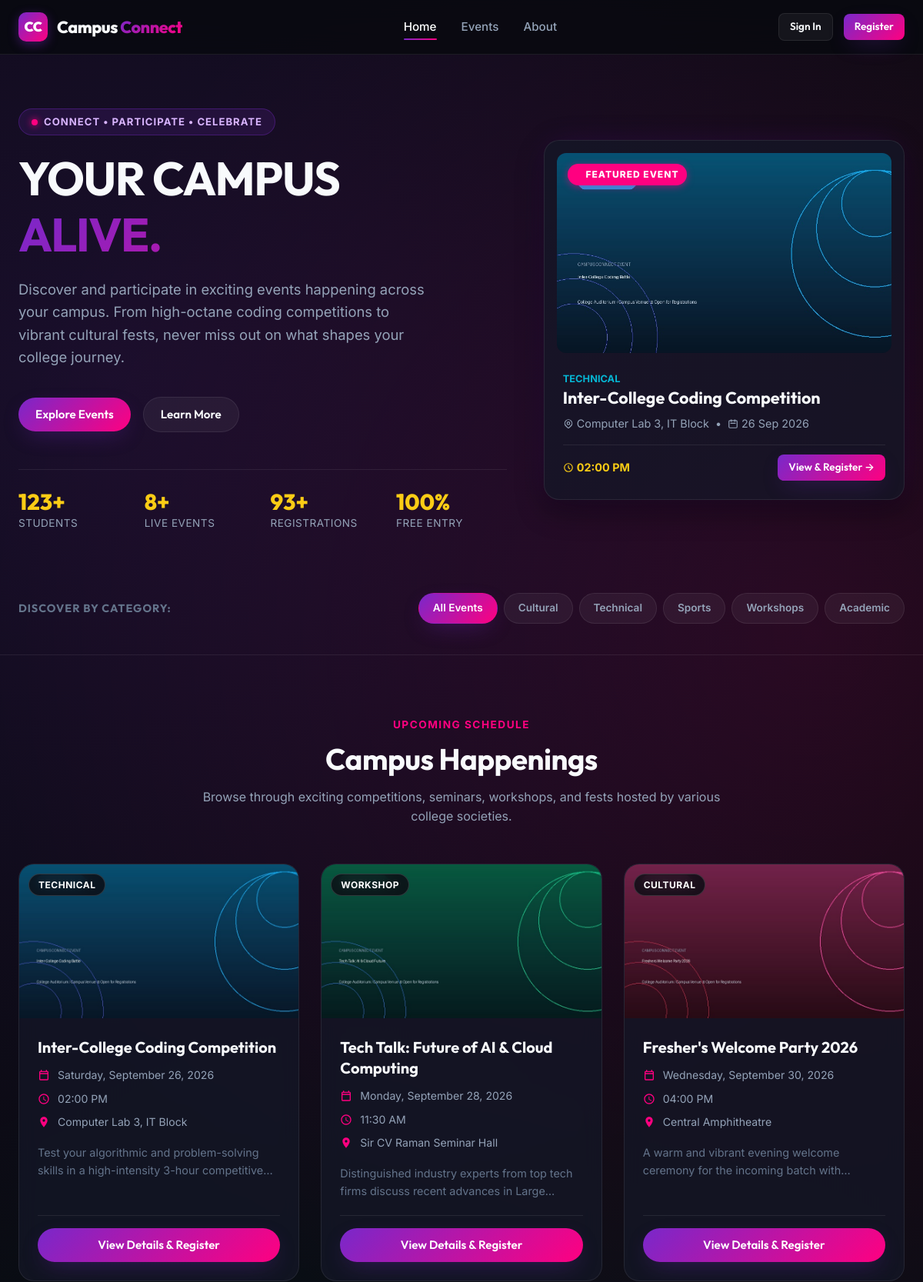
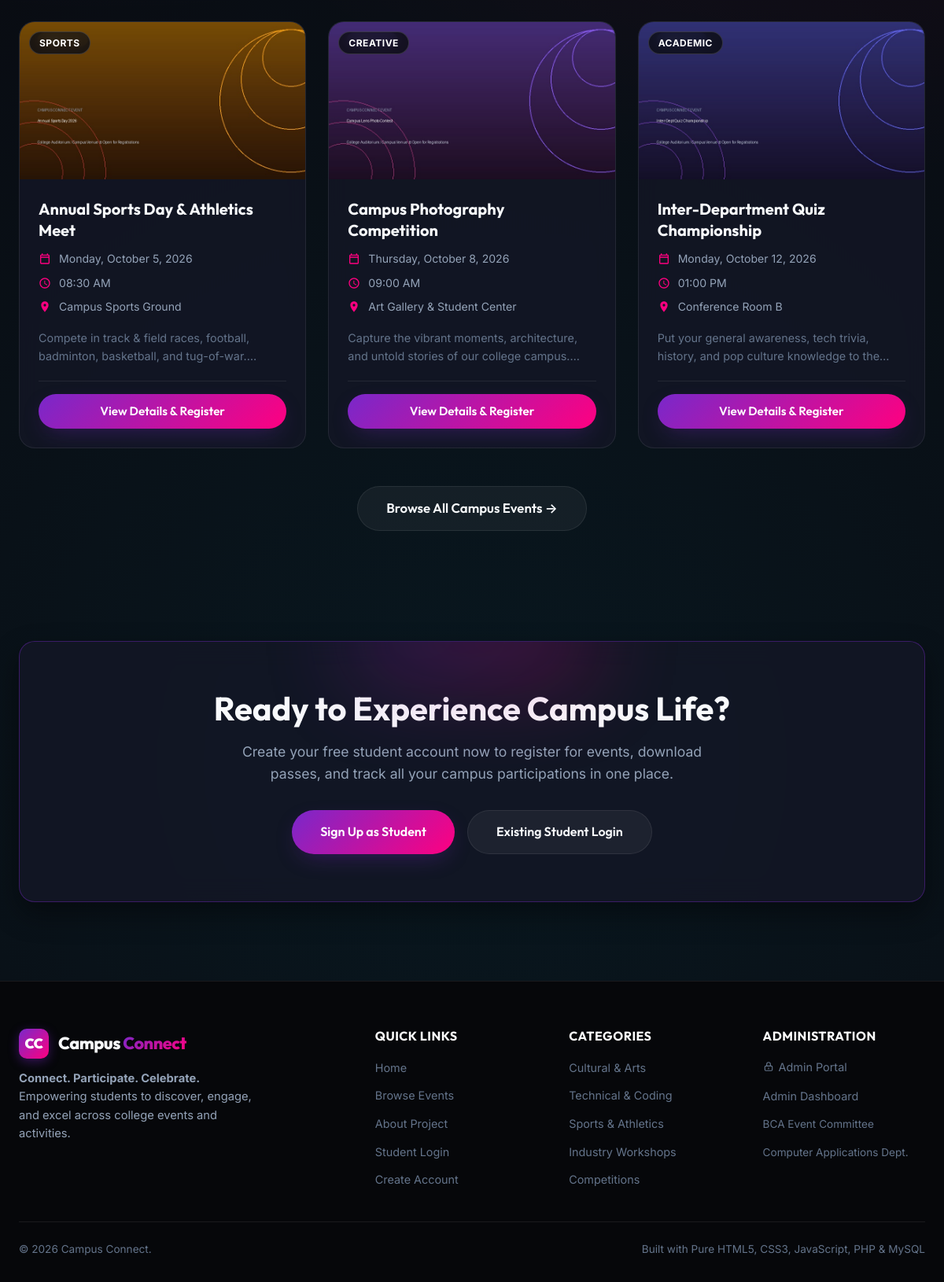
The page / on the database its author committed (2 pictures, top to bottom).
### tables this page shows
CREATE TABLE `events` (
    `id` INT AUTO_INCREMENT PRIMARY KEY,
    `title` VARCHAR(200) NOT NULL,
    `description` TEXT,
    `event_date` DATE NOT NULL,
    `event_time` TIME NOT NULL,
    `location` VARCHAR(200),
    `category` VARCHAR(100),
    `image` VARCHAR(255),
    `created_at` TIMESTAMP DEFAULT CURRENT_TIMESTAMP
);

### includes/auth.php (called while the page is built, shortened)
<?php
function is_student_logged_in() {
    return isset($_SESSION['user_id']) && !empty($_SESSION['user_id']);
}
?>

### index.php (the view, shortened to what this page needs)
<?php
require_once "config/database.php";
require_once "includes/header.php";
$students_count = 0;
$events_count = 0;
$registrations_count = 0;
$stat_query = $conn->query("SELECT COUNT(*) AS total FROM users");
if ($stat_query) { $students_count = $stat_query->fetch_assoc()['total']; }
$stat_query = $conn->query("SELECT COUNT(*) AS total FROM events");
if ($stat_query) { $events_count = $stat_query->fetch_assoc()['total']; }
$stat_query = $conn->query("SELECT COUNT(*) AS total FROM registrations");
if ($stat_query) { $registrations_count = $stat_query->fetch_assoc()['total']; }
$featured_event = null;
$feat_result = $conn->query("SELECT * FROM events ORDER BY event_date ASC LIMIT 1");
if ($feat_result && $feat_result->num_rows > 0) {
    $featured_event = $feat_result->fetch_assoc();
}
$upcoming_events = [];
$events_result = $conn->query("SELECT * FROM events ORDER BY event_date ASC LIMIT 6");
if ($events_result) {
    while ($row = $events_result->fetch_assoc()) {
        $upcoming_events[] = $row;
    }
}
?>
<section class="hero">
    <div class="container">
        <div class="hero-grid">
            <div class="hero-content">
                <div class="pill-badge">
                    <span class="pill-dot"></span>
                    Connect • Participate • Celebrate
                </div>
                <h1 class="hero-title">
                    YOUR CAMPUS
                    <span class="highlight">ALIVE.</span>
                </h1>
                <p class="hero-desc">
                    Discover and participate in exciting events happening across your campus.
                    From high-octane coding competitions to vibrant cultural fests, never miss out on what shapes your college journey.
                </p>
                <div class="hero-buttons">
                    <?php if ($is_student): ?>
                        <a href="student/dashboard.php" class="btn btn-primary">
                            My Dashboard
                        </a>
                        <a href="events.php" class="btn btn-outline">
                            Explore Events
                        </a>
                    <?php else: ?>
                        <a href="events.php" class="btn btn-primary">
                            Explore Events
                        </a>
                        <a href="about.php" class="btn btn-outline">
                            Learn More
                        </a>
                    <?php endif; ?>
                </div>
                <div class="stats-ticker">
                    <div class="stat-item">
                        <h4><?php echo number_format($students_count + 120); ?>+</h4>
                        <p>Students</p>
                    </div>
                    <div class="stat-item">
                        <h4><?php echo number_format($events_count); ?>+</h4>
                        <p>Live Events</p>
                    </div>
                    <div class="stat-item">
                        <h4><?php echo number_format($registrations_count + 85); ?>+</h4>
                        <p>Registrations</p>
                    </div>
                    <div class="stat-item">
                        <h4>100%</h4>
                        <p>Free Entry</p>
                    </div>
                </div>
            </div>
            <?php if ($featured_event): ?>
            <div class="hero-card">
                <div class="hero-card-img-wrapper">
                    <span class="live-badge"><span class="pill-dot" style="display:inline-block; width:6px; height:6px; margin-right:4px;"></span> FEATURED EVENT</span>
                    <img src="assets/images/<?php echo htmlspecialchars($featured_event['image'] ?: 'fest.jpg'); ?>"
                         alt="<?php echo htmlspecialchars($featured_event['title']); ?>">
                </div>
                <div class="hero-card-body">
                    <span style="color: var(--accent-cyan); font-size: 0.8rem; font-weight: 700; text-transform: uppercase;">
                        <?php echo htmlspecialchars($featured_event['category']); ?>
                    </span>
                    <h3><?php echo htmlspecialchars($featured_event['title']); ?></h3>
                    <p style="display: flex; align-items: center; gap: 8px; flex-wrap: wrap; margin-top: 6px;">
                        <span style="display: inline-flex; align-items: center; gap: 4px;">
                            <?php echo htmlspecialchars($featured_event['location']); ?>
                        </span>
                        <span>•</span>
                        <span style="display: inline-flex; align-items: center; gap: 4px;">
                            <svg width="14" height="14" fill="none" stroke="currentColor" viewBox="0 0 24 24"><path stroke-linecap="round" stroke-linejoin="round" stroke-width="2" d="M8 7V3m8 4V3m-9 8h10M5 21h14a2 2 0 002-2V7a2 2 0 00-2-2H5a2 2 0 00-2 2v12a2 2 0 002 2z"/></svg>
                            <?php echo date("d M Y", strtotime($featured_event['event_date'])); ?>
                        </span>
                    </p>
                    <div class="hero-card-footer">
                        <span style="color: var(--accent-yellow); font-weight: 700; font-size: 0.9rem; display: inline-flex; align-items: center; gap: 4px;">
                            <svg width="14" height="14" fill="none" stroke="currentColor" viewBox="0 0 24 24"><path stroke-linecap="round" stroke-linejoin="round" stroke-width="2" d="M12 8v4l3 3m6-3a9 9 0 11-18 0 9 9 0 0118 0z"/></svg>
                            <?php echo date("h:i A", strtotime($featured_event['event_time'])); ?>
                        </span>
                        <a href="event_details.php?id=<?php echo $featured_event['id']; ?>" class="btn btn-primary btn-sm">
                            View & Register →
                        </a>
                    </div>
                </div>
            </div>
            <?php endif; ?>
        </div>
    </div>
</section>
<section style="padding: 20px 0 40px; border-bottom: 1px solid var(--border-color);">
    <div class="container">
        <div style="display: flex; align-items: center; justify-content: space-between; flex-wrap: wrap; gap: 14px;">
            <span style="font-family: var(--font-heading); font-size: 0.9rem; font-weight: 700; letter-spacing: 1px; color: var(--text-dim); text-transform: uppercase;">
                DISCOVER BY CATEGORY:
            </span>
            <div class="category-pills">
                <a href="events.php" class="cat-btn active">All Events</a>
                <a href="events.php" class="cat-btn">Cultural</a>
                <a href="events.php" class="cat-btn">Technical</a>
                <a href="events.php" class="cat-btn">Sports</a>
                <a href="events.php" class="cat-btn">Workshops</a>
                <a href="events.php" class="cat-btn">Academic</a>
            </div>
        </div>
    </div>
</section>
<section class="section">
    <div class="container">
        <div class="section-header">
            <span class="section-subtitle">Upcoming Schedule</span>
            <h2 class="section-title">Campus Happenings</h2>
            <p class="section-desc">
                Browse through exciting competitions, seminars, workshops, and fests hosted by various college societies.
            </p>
        </div>
        <div class="events-grid">
            <?php if (!empty($upcoming_events)): ?>
                <?php foreach ($upcoming_events as $event): ?>
                    <div class="event-card">
                        <div class="event-img-wrap">
                            <span class="event-cat-tag">
                                <?php echo htmlspecialchars($event['category']); ?>
                            </span>
                            <img src="assets/images/<?php echo htmlspecialchars($event['image'] ?: 'fest.jpg'); ?>"
                                 alt="<?php echo htmlspecialchars($event['title']); ?>">
                        </div>
                        <div class="event-card-content">
                            <h3 class="event-title"><?php echo htmlspecialchars($event['title']); ?></h3>
                            <div class="event-meta">
                                <div class="meta-row">
                                    <svg width="16" height="16" fill="currentColor" viewBox="0 0 24 24"><path d="M19 4h-1V2h-2v2H8V2H6v2H5c-1.11 0-1.99.9-1.99 2L3 20a2 2 0 0 0 2 2h14c1.1 0 2-.9 2-2V6c0-1.1-.9-2-2-2zm0 16H5V10h14v10zM5 8V6h14v2H5z"/></svg>
                                    <span><?php echo date("l, F j, Y", strtotime($event['event_date'])); ?></span>
                                </div>
                                <div class="meta-row">
                                    <svg width="16" height="16" fill="currentColor" viewBox="0 0 24 24"><path d="M12 2C6.5 2 2 6.5 2 12s4.5 10 10 10 10-4.5 10-10S17.5 2 12 2zm0 18c-4.41 0-8-3.59-8-8s3.59-8 8-8 8 3.59 8 8-3.59 8-8 8zm.5-13H11v6l5.2 3.2.8-1.3-4.5-2.7V7z"/></svg>
                                    <span><?php echo date("h:i A", strtotime($event['event_time'])); ?></span>
                                </div>
                                <div class="meta-row">
                                    <svg width="16" height="16" fill="currentColor" viewBox="0 0 24 24"><path d="M12 2C8.13 2 5 5.13 5 9c0 5.25 7 13 7 13s7-7.75 7-13c0-3.87-3.13-7-7-7zm0 9.5a2.5 2.5 0 0 1 0-5 2.5 2.5 0 0 1 0 5z"/></svg>
                                    <span><?php echo htmlspecialchars($event['location']); ?></span>
                                </div>
                            </div>
                            <p class="event-snippet">
                                <?php echo htmlspecialchars($event['description']); ?>
                            </p>
                            <div class="event-card-action">
                                <a href="event_details.php?id=<?php echo $event['id']; ?>" class="btn btn-primary" style="width: 100%;">
                                    View Details & Register
                                </a>
                            </div>
                        </div>
                    </div>
                <?php endforeach; ?>
            <?php else: ?>
                <div style="grid-column: 1 / -1; text-align: center; padding: 40px;" class="glass-card">
                    <p style="color: var(--text-muted);">No events found in the database yet.</p>
                </div>
            <?php endif; ?>
        </div>
        <div style="text-align: center; margin-top: 48px;">
            <a href="events.php" class="btn btn-outline" style="padding: 14px 36px; font-size: 1.05rem;">
                Browse All Campus Events →
            </a>
        </div>
    </div>
</section>
<section style="padding: 60px 0 100px;">
    <div class="container">
        <div class="glass-card" style="padding: 60px 40px; text-align: center; position: relative; overflow: hidden; border: 1px solid rgba(121, 40, 202, 0.4);">
            <div style="position: absolute; top: -50px; left: 50%; transform: translateX(-50%); width: 300px; height: 100px; background: var(--primary-gradient); filter: blur(60px); opacity: 0.3; pointer-events: none;"></div>
            <?php if ($is_student): ?>
                <h2 style="font-size: 2.6rem; margin-bottom: 16px;">
                    Welcome Back, <span style="background: var(--primary-gradient); -webkit-background-clip: text; -webkit-text-fill-color: transparent;"><?php echo htmlspecialchars($_SESSION['user_name'] ?? 'Student'); ?></span>!
                </h2>
                <p style="color: var(--text-muted); max-width: 600px; margin: 0 auto 32px; font-size: 1.1rem;">
                    You are logged in to your student portal. Discover new campus events, monitor your registrations, or manage your student profile.
                </p>
                <div style="display: flex; justify-content: center; gap: 16px; flex-wrap: wrap;">
                    <a href="student/dashboard.php" class="btn btn-primary" style="padding: 14px 36px; font-size: 1rem;">
                        Go to My Dashboard
                    </a>
                    <a href="student/my_events.php" class="btn btn-outline" style="padding: 14px 36px; font-size: 1rem;">
                        View My Registered Events
                    </a>
                </div>
            <?php else: ?>
                <h2 style="font-size: 2.6rem; margin-bottom: 16px;">
                    Ready to Experience Campus Life?
                </h2>
                <p style="color: var(--text-muted); max-width: 600px; margin: 0 auto 32px; font-size: 1.1rem;">
                    Create your free student account now to register for events, download passes, and track all your campus participations in one place.
                </p>
                <div style="display: flex; justify-content: center; gap: 16px; flex-wrap: wrap;">
                    <a href="register.php" class="btn btn-primary" style="padding: 14px 36px; font-size: 1rem;">
                        Sign Up as Student
                    </a>
                    <a href="login.php" class="btn btn-outline" style="padding: 14px 36px; font-size: 1rem;">
                        Existing Student Login
                    </a>
                </div>
            <?php endif; ?>
        </div>
    </div>
</section>
<?php require_once "includes/footer.php"; ?>

### rows shown on the page
events: image (picture), category "TECHNICAL", title "Inter-College Coding Competition", location "Computer Lab 3, IT Block", event_date "26 Sep 2026", event_time "02:00 PM", event_date "Saturday, September 26, 2026", description "Test your algorithmic and problem-solving skills in a high-intensity 3-hour…"
events: category "WORKSHOP", image (picture), title "Tech Talk: Future of AI & Cloud Computing", event_date "Monday, September 28, 2026", event_time "11:30 AM", location "Sir CV Raman Seminar Hall", description "Distinguished industry experts from top tech firms discuss recent advances in…"
events: category "CULTURAL", image (picture), title "Fresher's Welcome Party 2026", event_date "Wednesday, September 30, 2026", event_time "04:00 PM", location "Central Amphitheatre", description "A warm and vibrant evening welcome ceremony for the incoming batch…"
events: category "SPORTS", image (picture), title "Annual Sports Day & Athletics Meet", event_date "Monday, October 5, 2026", event_time "08:30 AM", location "Campus Sports Ground", description "Compete in track & field races, football, badminton, basketball, and…"
events: category "CREATIVE", image (picture), title "Campus Photography Competition", event_date "Thursday, October 8, 2026", event_time "09:00 AM", location "Art Gallery & Student Center", description "Capture the vibrant moments, architecture, and untold stories of our college…"
events: category "ACADEMIC", image (picture), title "Inter-Department Quiz Championship", event_date "Monday, October 12, 2026", event_time "01:00 PM", location "Conference Room B", description "Put your general awareness, tech trivia, history, and pop culture knowledge to…"

### other values the page prints
$students_count + 120 "123"
$events_count "8"
$registrations_count + 85 "93"
